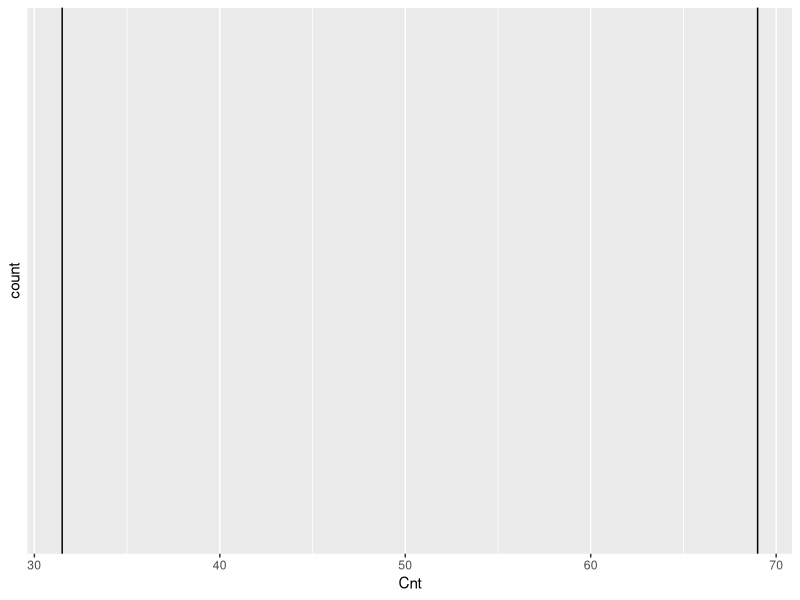

The R script that drew this image: (Note: this script raises an error after producing the figure.)
setwd ("") #SETWD

library(ggplot2)

spp <- read.csv ("data/SPP.csv",header=TRUE,row.names=1)

taxa.names <- names(spp)

sppSCnt<- as.data.frame(colSums(spp))
colnames(sppSCnt)[1]<-"Cnt"

ggplot(sppSCnt,aes(Cnt))+
  geom_histogram(binwidth=10)+
  geom_vline(xintercept=c(31.5,69))

quantile(sppSCnt$Cnt,0.269)

